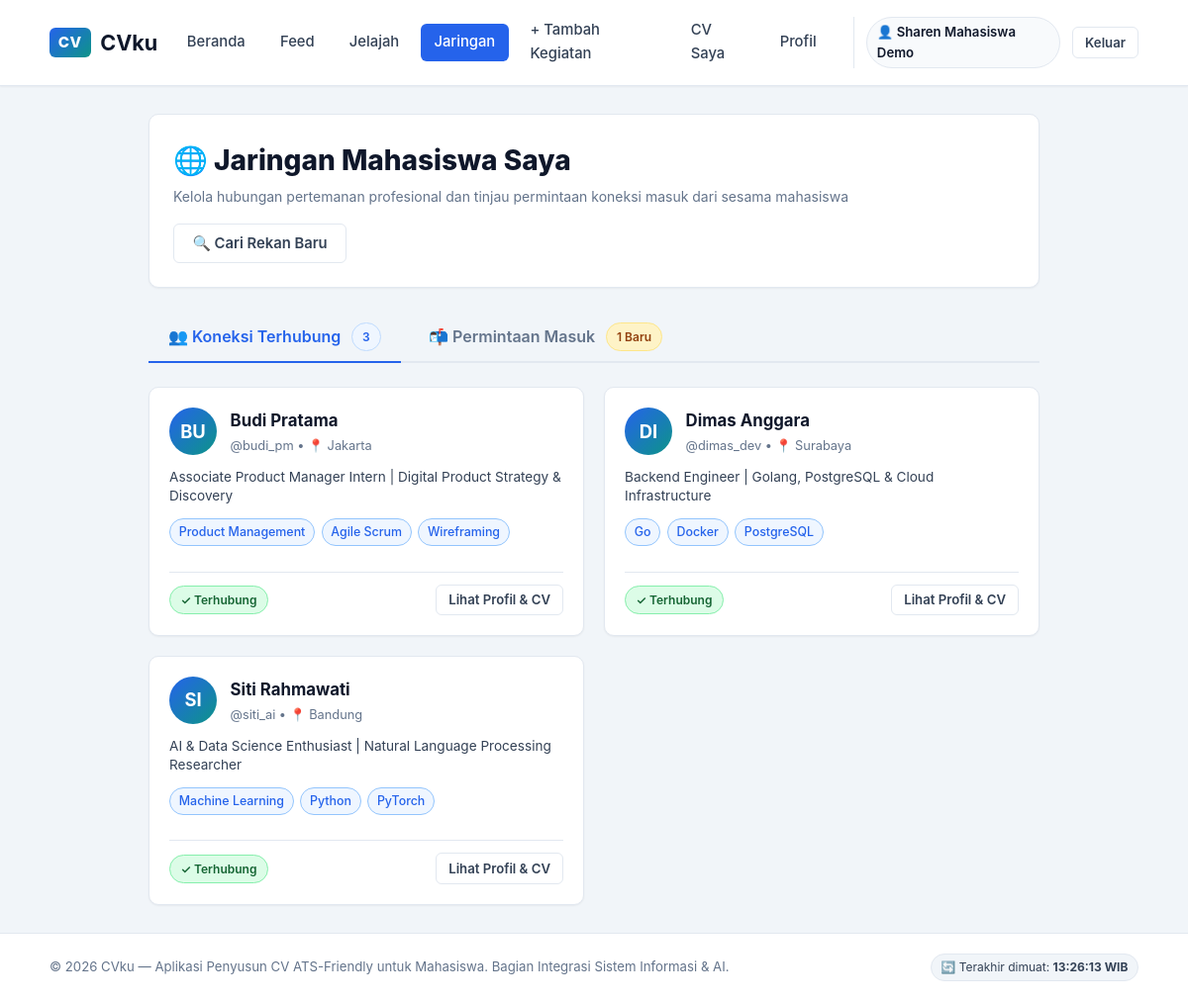
Screenshot of /jaringan (signed in) with the database file from the repository.
### tables this page shows
CREATE TABLE "pengguna" (
                id INTEGER PRIMARY KEY AUTOINCREMENT,
                username TEXT UNIQUE NOT NULL,
                password_hash TEXT NOT NULL,
                peran TEXT NOT NULL DEFAULT 'pengguna',
                nama TEXT,
                email TEXT,
                telepon TEXT,
                kota TEXT,
                linkedin TEXT,
                ringkasan TEXT,
                headline TEXT,
                skill TEXT
            );

CREATE TABLE koneksi (
            id INTEGER PRIMARY KEY AUTOINCREMENT,
            id_pengirim INTEGER NOT NULL REFERENCES pengguna(id),
            id_penerima INTEGER NOT NULL REFERENCES pengguna(id),
            status TEXT NOT NULL DEFAULT 'menunggu' CHECK (status IN ('menunggu', 'terhubung', 'ditolak')),
            dibuat_pada TEXT DEFAULT CURRENT_TIMESTAMP,
            UNIQUE(id_pengirim, id_penerima)
        );

### app.py (the view)
@app.route("/jaringan")
@login_required
def jaringan_page():
    user_id = session["user_id"]
    tab = request.args.get("tab", "koneksi")
    daftar = jaringan.daftar_koneksi(user_id)
    permintaan = jaringan.permintaan_masuk(user_id)
    return render_template(
        "jaringan.html",
        tab=tab,
        daftar_koneksi=daftar,
        permintaan_masuk=permintaan
    )

### app.py (called while the page is built)
@app.after_request
def add_no_cache_headers(response):
    response.headers["Cache-Control"] = "no-cache, no-store, must-revalidate, max-age=0"
    response.headers["Pragma"] = "no-cache"
    response.headers["Expires"] = "0"
    return response

@app.context_processor
def inject_waktu_server():
    return {
        "waktu_refresh": datetime.datetime.now().strftime("%H:%M:%S")
    }

def login_required(f):
    @wraps(f)
    def decorated_function(*args, **kwargs):
        if not session.get("user_id"):
            flash("Silakan masuk terlebih dahulu untuk mengakses halaman ini.", "warning")
            return redirect(url_for("login", next=request.path))
        return f(*args, **kwargs)
    return decorated_function

### db.py (called while the page is built)
def koneksi():
    con = sqlite3.connect(DB_PATH)
    con.row_factory = sqlite3.Row
    con.execute("PRAGMA foreign_keys = ON")
    return con

### jaringan.py (called while the page is built)
def _parse_skill(skill_str):
    if not skill_str:
        return []
    return [s.strip() for s in skill_str.split(",") if s.strip()]

def daftar_koneksi(id_pengguna: int):
    con = db.koneksi()
    try:
        sql = """
        SELECT
            u.id, u.username, u.nama, u.kota, u.headline, u.skill, u.linkedin,
            k.id AS id_koneksi, k.dibuat_pada
        FROM koneksi k
        JOIN pengguna u ON u.id = (
            CASE WHEN k.id_pengirim = ? THEN k.id_penerima ELSE k.id_pengirim END
        )
        WHERE (k.id_pengirim = ? OR k.id_penerima = ?) AND k.status = 'terhubung'
        ORDER BY k.id DESC
        """
        rows = [dict(r) for r in con.execute(sql, (id_pengguna, id_pengguna, id_pengguna)).fetchall()]
        for r in rows:
            all_skills = _parse_skill(r.get("skill"))
            r["skill_list"] = all_skills
            r["tiga_skill"] = all_skills[:3]
        return rows
    finally:
        con.close()

### templates/jaringan.html (shortened to what this page needs)
{% extends "base.html" %}
{% block content %}
<div style="max-width: 900px; margin: 0 auto;">
  <div class="card" style="margin-bottom: 1.5rem;">
    <div style="display: flex; justify-content: space-between; align-items: center; flex-wrap: wrap; gap: 1rem;">
      <div>
        <h1 class="card-title" style="font-size: 1.75rem; font-weight: 800;">
          🌐 Jaringan Mahasiswa Saya
        </h1>
        <p class="card-subtitle">
          Kelola hubungan pertemanan profesional dan tinjau permintaan koneksi masuk dari sesama mahasiswa
        </p>
      </div>
      <a href="{{ url_for('jelajah_page') }}" class="btn btn-outline">
        🔍 Cari Rekan Baru
      </a>
    </div>
  </div>
  <div class="tabs-nav">
    <a href="{{ url_for('jaringan_page', tab='koneksi') }}" class="tab-link {% if tab != 'permintaan' %}active{% endif %}">
      👥 Koneksi Terhubung
      <span class="badge badge-section" style="font-size: 0.75rem; margin-left: 0.25rem;">
        {{ daftar_koneksi|length }}
      </span>
    </a>
    <a href="{{ url_for('jaringan_page', tab='permintaan') }}" class="tab-link {% if tab == 'permintaan' %}active{% endif %}">
      📬 Permintaan Masuk
      {% if permintaan_masuk|length > 0 %}
        <span class="badge" style="background-color: #fef3c7; color: #92400e; border: 1px solid #fde68a; font-size: 0.75rem; margin-left: 0.25rem;">
          {{ permintaan_masuk|length }} Baru
        </span>
      {% else %}
        <span class="badge badge-section" style="font-size: 0.75rem; margin-left: 0.25rem;">0</span>
      {% endif %}
    </a>
  </div>
  {% if tab != 'permintaan' %}
    {% if daftar_koneksi %}
      <div class="user-card-grid" style="margin-top: 0;">
        {% for k in daftar_koneksi %}
          <div class="user-card">
            <div>
              <div style="display: flex; align-items: flex-start; gap: 0.85rem; margin-bottom: 0.75rem;">
                <div class="avatar-circle">
                  {{ (k.nama or k.username)[:2]|upper }}
                </div>
                <div style="flex: 1; min-width: 0;">
                  <h3 style="font-size: 1.05rem; font-weight: 700; margin: 0; white-space: nowrap; overflow: hidden; text-overflow: ellipsis;">
                    <a href="{{ url_for('profil_publik_page', id=k.id) }}" style="color: var(--dark);">
                      {{ k.nama or k.username }}
                    </a>
                  </h3>
                  <p style="font-size: 0.8rem; color: var(--muted); margin: 0.1rem 0 0 0;">
                    @{{ k.username }} {% if k.kota %}• 📍 {{ k.kota }}{% endif %}
                  </p>
                </div>
              </div>
              <p style="font-size: 0.85rem; color: var(--slate); line-height: 1.4; margin-bottom: 0.75rem; display: -webkit-box; -webkit-line-clamp: 2; -webkit-box-orient: vertical; overflow: hidden; min-height: 2.4rem;">
                {{ k.headline or 'Mahasiswa aktif di CVku Network.' }}
              </p>
              <div class="skill-tags">
                {% if k.tiga_skill %}
                  {% for s in k.tiga_skill %}
                    <span class="skill-tag skill-tag-primary">{{ s }}</span>
                  {% endfor %}
                {% endif %}
              </div>
            </div>
            <div style="display: flex; gap: 0.5rem; margin-top: 1rem; border-top: 1px solid var(--border); padding-top: 0.75rem; align-items: center; justify-content: space-between;">
              <span class="badge" style="background: #dcfce7; color: #166534; border: 1px solid #86efac; font-size: 0.75rem;">
                ✓ Terhubung
              </span>
              <a href="{{ url_for('profil_publik_page', id=k.id) }}" class="btn btn-outline btn-sm">
                Lihat Profil &amp; CV
              </a>
            </div>
          </div>
        {% endfor %}
      </div>
    {% endif %}
  {% endif %}
</div>
{% endblock %}

### static/css/style.css (style rules this page uses)
:root { --primary: #2563eb; --primary-hover: #1d4ed8; --primary-light: #eff6ff; --secondary: #0d9488; --secondary-hover: #0f766e; --dark: #0f172a; --slate: #334155; --muted: #64748b; --light: #f8fafc; --white: #ffffff; --border: #e2e8f0; --border-focus: #93c5fd; --success-bg: #dcfce7; --success-text: #166534; --success-border: #86efac; --warning-bg: #fef3c7; --warning-text: #92400e; --warning-border: #fde68a; --danger-bg: #fee2e2; --danger-text: #991b1b; --danger-border: #fca5a5; --info-bg: #e0f2fe; --info-text: #075985; --info-border: #bae6fd; --shadow-sm: 0 1px 2px 0 rgba(0, 0, 0, 0.05); --shadow: 0 4px 6px -1px rgba(0, 0, 0, 0.08), 0 2px 4px -2px rgba(0, 0, 0, 0.05); --shadow-lg: 0 10px 15px -3px rgba(0, 0, 0, 0.1), 0 4px 6px -4px rgba(0, 0, 0, 0.05); --radius-sm: 6px; --radius: 10px; --radius-lg: 14px; --radius-full: 9999px; --font-main: -apple-system, BlinkMacSystemFont, "Segoe UI", Roboto, "Helvetica Neue", Arial, sans-serif; --font-cv: "Calibri", "Arial", sans-serif; }
*, *::before, *::after { box-sizing: border-box; margin: 0; padding: 0; }
body { font-family: var(--font-main); background-color: #f1f5f9; color: var(--slate); line-height: 1.6; min-height: 100vh; display: flex; flex-direction: column; }
a { color: var(--primary); text-decoration: none; transition: color 0.15s ease; }
.card { background-color: var(--white); border-radius: var(--radius); border: 1px solid var(--border); box-shadow: var(--shadow-sm); padding: 1.5rem; margin-bottom: 1.5rem; }
.card-title { font-size: 1.25rem; font-weight: 700; color: var(--dark); }
.card-subtitle { font-size: 0.875rem; color: var(--muted); margin-top: 0.2rem; }
.btn { display: inline-flex; align-items: center; justify-content: center; gap: 0.45rem; padding: 0.55rem 1.15rem; font-size: 0.925rem; font-weight: 600; border-radius: var(--radius-sm); border: 1px solid transparent; cursor: pointer; transition: all 0.15s ease; text-decoration: none; line-height: 1.4; }
.btn-outline { background-color: var(--white); color: var(--slate); border-color: var(--border); }
.btn-sm { padding: 0.35rem 0.75rem; font-size: 0.825rem; }
.badge { display: inline-flex; align-items: center; gap: 0.3rem; font-size: 0.785rem; font-weight: 600; padding: 0.25rem 0.65rem; border-radius: var(--radius-full); border: 1px solid transparent; }
.badge-section { background-color: var(--primary-light); color: var(--primary); border-color: #bfdbfe; }
.user-card-grid { display: grid; grid-template-columns: repeat(auto-fill, minmax(290px, 1fr)); gap: 1.25rem; margin-top: 1.25rem; }
.user-card { background: var(--white); border: 1px solid var(--border); border-radius: var(--radius); padding: 1.25rem; display: flex; flex-direction: column; justify-content: space-between; box-shadow: var(--shadow-sm); transition: transform 0.15s ease, box-shadow 0.15s ease; }
.avatar-circle { width: 48px; height: 48px; border-radius: 50%; background: linear-gradient(135deg, var(--primary), var(--secondary)); color: #ffffff; display: flex; align-items: center; justify-content: center; font-weight: 700; font-size: 1.15rem; flex-shrink: 0; }
.skill-tags { display: flex; flex-wrap: wrap; gap: 0.4rem; margin: 0.6rem 0; }
.skill-tag { background: #f1f5f9; color: var(--slate); border: 1px solid var(--border); font-size: 0.775rem; font-weight: 500; padding: 0.2rem 0.55rem; border-radius: 9999px; white-space: nowrap; }
.skill-tag-primary { background: var(--primary-light); color: var(--primary); border-color: var(--border-focus); }
.tabs-nav { display: flex; gap: 0.5rem; border-bottom: 2px solid var(--border); margin-bottom: 1.5rem; }
.tab-link { padding: 0.65rem 1.25rem; font-weight: 600; color: var(--muted); text-decoration: none; border-bottom: 2px solid transparent; margin-bottom: -2px; display: inline-flex; align-items: center; gap: 0.4rem; transition: all 0.15s ease; }
.tab-link.active { color: var(--primary); border-bottom-color: var(--primary); }

### rows the page displays
koneksi: nama "Budi Pratama", username "budi_pm", kota "Jakarta", headline "Associate Product Manager Intern | Digital Product Strategy & Discovery", tiga_skill "Product Management" "Agile Scrum" "Wireframing"
pengguna: nama "BU"
koneksi: nama "Dimas Anggara", username "dimas_dev", kota "Surabaya", headline "Backend Engineer | Golang, PostgreSQL & Cloud Infrastructure", tiga_skill "Go" "Docker" "PostgreSQL"
pengguna: nama "DI"
koneksi: nama "Siti Rahmawati", username "siti_ai", kota "Bandung", headline "AI & Data Science Enthusiast | Natural Language Processing Researcher", tiga_skill "Machine Learning" "Python" "PyTorch"
pengguna: nama "SI"

### other values shown
{{ session.get('nama') or session.get('username') }} "Sharen Mahasiswa Demo"
{{ daftar_koneksi|length }} "3"
{{ permintaan_masuk|length }} "1"
